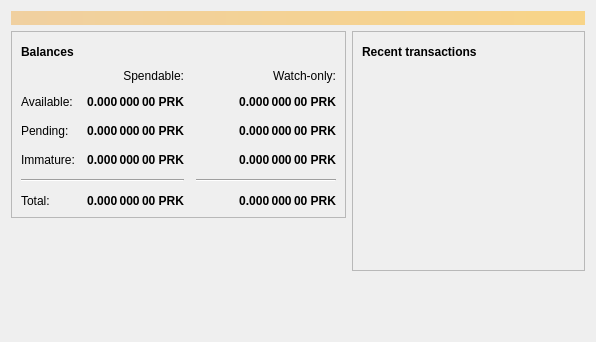
<?xml version="1.0" encoding="UTF-8"?>
<ui version="4.0">
 <class>OverviewPage</class>
 <widget class="QWidget" name="OverviewPage">
  <property name="geometry">
   <rect>
    <x>0</x>
    <y>0</y>
    <width>596</width>
    <height>342</height>
   </rect>
  </property>
  <property name="windowTitle">
   <string>Form</string>
  </property>
  <layout class="QVBoxLayout" name="topLayout">
   <item>
    <widget class="QLabel" name="labelAlerts">
     <property name="visible">
      <bool>false</bool>
     </property>
     <property name="styleSheet">
      <string notr="true">QLabel { background-color: qlineargradient(x1: 0, y1: 0, x2: 1, y2: 0, stop:0 #F0D0A0, stop:1 #F8D488); color:#000000; }</string>
     </property>
     <property name="wordWrap">
      <bool>true</bool>
     </property>
     <property name="margin">
      <number>3</number>
     </property>
     <property name="textInteractionFlags">
      <set>Qt::TextSelectableByMouse</set>
     </property>
    </widget>
   </item>
   <item>
    <layout class="QHBoxLayout" name="horizontalLayout" stretch="1,1">
     <item>
      <layout class="QVBoxLayout" name="verticalLayout_2">
       <item>
        <widget class="QFrame" name="frame">
         <property name="frameShape">
          <enum>QFrame::StyledPanel</enum>
         </property>
         <property name="frameShadow">
          <enum>QFrame::Raised</enum>
         </property>
         <layout class="QVBoxLayout" name="verticalLayout_4">
          <item>
           <layout class="QHBoxLayout" name="horizontalLayout_4">
            <item>
             <widget class="QLabel" name="label_5">
              <property name="font">
               <font>
                <weight>75</weight>
                <bold>true</bold>
               </font>
              </property>
              <property name="text">
               <string>Balances</string>
              </property>
             </widget>
            </item>
            <item>
             <widget class="QPushButton" name="labelWalletStatus">
              <property name="enabled">
               <bool>true</bool>
              </property>
              <property name="maximumSize">
               <size>
                <width>30</width>
                <height>16777215</height>
               </size>
              </property>
              <property name="toolTip">
               <string>The displayed information may be out of date. Your wallet automatically synchronizes with the Perakcoin network after a connection is established, but this process has not completed yet.</string>
              </property>
              <property name="text">
               <string/>
              </property>
              <property name="icon">
               <iconset resource="../bitcoin.qrc">
                <normaloff>:/icons/warning</normaloff>
                <disabledoff>:/icons/warning</disabledoff>:/icons/warning</iconset>
              </property>
              <property name="iconSize">
               <size>
                <width>24</width>
                <height>24</height>
               </size>
              </property>
              <property name="flat">
               <bool>true</bool>
              </property>
             </widget>
            </item>
            <item>
             <spacer name="horizontalSpacer_3">
              <property name="orientation">
               <enum>Qt::Horizontal</enum>
              </property>
              <property name="sizeHint" stdset="0">
               <size>
                <width>40</width>
                <height>20</height>
               </size>
              </property>
             </spacer>
            </item>
           </layout>
          </item>
          <item>
           <layout class="QGridLayout" name="gridLayout">
            <property name="spacing">
             <number>12</number>
            </property>
            <item row="2" column="2">
             <widget class="QLabel" name="labelWatchPending">
              <property name="font">
               <font>
                <weight>75</weight>
                <bold>true</bold>
               </font>
              </property>
              <property name="cursor">
               <cursorShape>IBeamCursor</cursorShape>
              </property>
              <property name="toolTip">
               <string>Unconfirmed transactions to watch-only addresses</string>
              </property>
              <property name="text">
               <string notr="true">0.000 000 00 PRK</string>
              </property>
              <property name="alignment">
               <set>Qt::AlignRight|Qt::AlignTrailing|Qt::AlignVCenter</set>
              </property>
              <property name="textInteractionFlags">
               <set>Qt::LinksAccessibleByMouse|Qt::TextSelectableByKeyboard|Qt::TextSelectableByMouse</set>
              </property>
             </widget>
            </item>
            <item row="2" column="1">
             <widget class="QLabel" name="labelUnconfirmed">
              <property name="font">
               <font>
                <weight>75</weight>
                <bold>true</bold>
               </font>
              </property>
              <property name="cursor">
               <cursorShape>IBeamCursor</cursorShape>
              </property>
              <property name="toolTip">
               <string>Total of transactions that have yet to be confirmed, and do not yet count toward the spendable balance</string>
              </property>
              <property name="text">
               <string notr="true">0.000 000 00 PRK</string>
              </property>
              <property name="alignment">
               <set>Qt::AlignRight|Qt::AlignTrailing|Qt::AlignVCenter</set>
              </property>
              <property name="textInteractionFlags">
               <set>Qt::LinksAccessibleByMouse|Qt::TextSelectableByKeyboard|Qt::TextSelectableByMouse</set>
              </property>
             </widget>
            </item>
            <item row="3" column="2">
             <widget class="QLabel" name="labelWatchImmature">
              <property name="font">
               <font>
                <weight>75</weight>
                <bold>true</bold>
               </font>
              </property>
              <property name="cursor">
               <cursorShape>IBeamCursor</cursorShape>
              </property>
              <property name="toolTip">
               <string>Mined balance in watch-only addresses that has not yet matured</string>
              </property>
              <property name="text">
               <string notr="true">0.000 000 00 PRK</string>
              </property>
              <property name="alignment">
               <set>Qt::AlignRight|Qt::AlignTrailing|Qt::AlignVCenter</set>
              </property>
              <property name="textInteractionFlags">
               <set>Qt::LinksAccessibleByMouse|Qt::TextSelectableByKeyboard|Qt::TextSelectableByMouse</set>
              </property>
             </widget>
            </item>
            <item row="4" column="0" colspan="2">
             <widget class="Line" name="line">
              <property name="orientation">
               <enum>Qt::Horizontal</enum>
              </property>
             </widget>
            </item>
            <item row="4" column="2">
             <widget class="Line" name="lineWatchBalance">
              <property name="sizePolicy">
               <sizepolicy hsizetype="Preferred" vsizetype="Fixed">
                <horstretch>0</horstretch>
                <verstretch>0</verstretch>
               </sizepolicy>
              </property>
              <property name="minimumSize">
               <size>
                <width>140</width>
                <height>0</height>
               </size>
              </property>
              <property name="orientation">
               <enum>Qt::Horizontal</enum>
              </property>
             </widget>
            </item>
            <item row="5" column="0">
             <widget class="QLabel" name="labelTotalText">
              <property name="text">
               <string>Total:</string>
              </property>
             </widget>
            </item>
            <item row="3" column="1">
             <widget class="QLabel" name="labelImmature">
              <property name="font">
               <font>
                <weight>75</weight>
                <bold>true</bold>
               </font>
              </property>
              <property name="cursor">
               <cursorShape>IBeamCursor</cursorShape>
              </property>
              <property name="toolTip">
               <string>Mined balance that has not yet matured</string>
              </property>
              <property name="text">
               <string notr="true">0.000 000 00 PRK</string>
              </property>
              <property name="alignment">
               <set>Qt::AlignRight|Qt::AlignTrailing|Qt::AlignVCenter</set>
              </property>
              <property name="textInteractionFlags">
               <set>Qt::LinksAccessibleByMouse|Qt::TextSelectableByKeyboard|Qt::TextSelectableByMouse</set>
              </property>
             </widget>
            </item>
            <item row="2" column="3">
             <spacer name="horizontalSpacer_2">
              <property name="orientation">
               <enum>Qt::Horizontal</enum>
              </property>
              <property name="sizeHint" stdset="0">
               <size>
                <width>40</width>
                <height>20</height>
               </size>
              </property>
             </spacer>
            </item>
            <item row="3" column="0">
             <widget class="QLabel" name="labelImmatureText">
              <property name="text">
               <string>Immature:</string>
              </property>
             </widget>
            </item>
            <item row="5" column="1">
             <widget class="QLabel" name="labelTotal">
              <property name="font">
               <font>
                <weight>75</weight>
                <bold>true</bold>
               </font>
              </property>
              <property name="cursor">
               <cursorShape>IBeamCursor</cursorShape>
              </property>
              <property name="toolTip">
               <string>Your current total balance</string>
              </property>
              <property name="text">
               <string notr="true">0.000 000 00 PRK</string>
              </property>
              <property name="alignment">
               <set>Qt::AlignRight|Qt::AlignTrailing|Qt::AlignVCenter</set>
              </property>
              <property name="textInteractionFlags">
               <set>Qt::LinksAccessibleByMouse|Qt::TextSelectableByKeyboard|Qt::TextSelectableByMouse</set>
              </property>
             </widget>
            </item>
            <item row="5" column="2">
             <widget class="QLabel" name="labelWatchTotal">
              <property name="font">
               <font>
                <weight>75</weight>
                <bold>true</bold>
               </font>
              </property>
              <property name="cursor">
               <cursorShape>IBeamCursor</cursorShape>
              </property>
              <property name="toolTip">
               <string>Current total balance in watch-only addresses</string>
              </property>
              <property name="text">
               <string notr="true">0.000 000 00 PRK</string>
              </property>
              <property name="alignment">
               <set>Qt::AlignRight|Qt::AlignTrailing|Qt::AlignVCenter</set>
              </property>
              <property name="textInteractionFlags">
               <set>Qt::LinksAccessibleByMouse|Qt::TextSelectableByKeyboard|Qt::TextSelectableByMouse</set>
              </property>
             </widget>
            </item>
            <item row="0" column="2">
             <widget class="QLabel" name="labelWatchonly">
              <property name="text">
               <string>Watch-only:</string>
              </property>
              <property name="alignment">
               <set>Qt::AlignRight|Qt::AlignTrailing|Qt::AlignVCenter</set>
              </property>
             </widget>
            </item>
            <item row="1" column="0">
             <widget class="QLabel" name="labelBalanceText">
              <property name="text">
               <string>Available:</string>
              </property>
             </widget>
            </item>
            <item row="1" column="1">
             <widget class="QLabel" name="labelBalance">
              <property name="font">
               <font>
                <weight>75</weight>
                <bold>true</bold>
               </font>
              </property>
              <property name="cursor">
               <cursorShape>IBeamCursor</cursorShape>
              </property>
              <property name="toolTip">
               <string>Your current spendable balance</string>
              </property>
              <property name="text">
               <string notr="true">0.000 000 00 PRK</string>
              </property>
              <property name="alignment">
               <set>Qt::AlignRight|Qt::AlignTrailing|Qt::AlignVCenter</set>
              </property>
              <property name="textInteractionFlags">
               <set>Qt::LinksAccessibleByMouse|Qt::TextSelectableByKeyboard|Qt::TextSelectableByMouse</set>
              </property>
             </widget>
            </item>
            <item row="1" column="2">
             <widget class="QLabel" name="labelWatchAvailable">
              <property name="font">
               <font>
                <weight>75</weight>
                <bold>true</bold>
               </font>
              </property>
              <property name="cursor">
               <cursorShape>IBeamCursor</cursorShape>
              </property>
              <property name="toolTip">
               <string>Your current balance in watch-only addresses</string>
              </property>
              <property name="text">
               <string notr="true">0.000 000 00 PRK</string>
              </property>
              <property name="alignment">
               <set>Qt::AlignRight|Qt::AlignTrailing|Qt::AlignVCenter</set>
              </property>
              <property name="textInteractionFlags">
               <set>Qt::LinksAccessibleByMouse|Qt::TextSelectableByKeyboard|Qt::TextSelectableByMouse</set>
              </property>
             </widget>
            </item>
            <item row="2" column="0">
             <widget class="QLabel" name="labelPendingText">
              <property name="text">
               <string>Pending:</string>
              </property>
             </widget>
            </item>
            <item row="0" column="1">
             <widget class="QLabel" name="labelSpendable">
              <property name="text">
               <string>Spendable:</string>
              </property>
              <property name="alignment">
               <set>Qt::AlignRight|Qt::AlignTrailing|Qt::AlignVCenter</set>
              </property>
             </widget>
            </item>
           </layout>
          </item>
         </layout>
        </widget>
       </item>
       <item>
        <spacer name="verticalSpacer">
         <property name="orientation">
          <enum>Qt::Vertical</enum>
         </property>
         <property name="sizeHint" stdset="0">
          <size>
           <width>20</width>
           <height>40</height>
          </size>
         </property>
        </spacer>
       </item>
      </layout>
     </item>
     <item>
      <layout class="QVBoxLayout" name="verticalLayout_3">
       <item>
        <widget class="QFrame" name="frame_2">
         <property name="frameShape">
          <enum>QFrame::StyledPanel</enum>
         </property>
         <property name="frameShadow">
          <enum>QFrame::Raised</enum>
         </property>
         <layout class="QVBoxLayout" name="verticalLayout">
          <item>
           <layout class="QHBoxLayout" name="horizontalLayout_2">
            <item>
             <widget class="QLabel" name="label_4">
              <property name="font">
               <font>
                <weight>75</weight>
                <bold>true</bold>
               </font>
              </property>
              <property name="text">
               <string>Recent transactions</string>
              </property>
             </widget>
            </item>
            <item>
             <widget class="QPushButton" name="labelTransactionsStatus">
              <property name="enabled">
               <bool>true</bool>
              </property>
              <property name="maximumSize">
               <size>
                <width>30</width>
                <height>16777215</height>
               </size>
              </property>
              <property name="toolTip">
               <string>The displayed information may be out of date. Your wallet automatically synchronizes with the Perakcoin network after a connection is established, but this process has not completed yet.</string>
              </property>
              <property name="text">
               <string/>
              </property>
              <property name="icon">
               <iconset resource="../bitcoin.qrc">
                <normaloff>:/icons/warning</normaloff>
                <disabledoff>:/icons/warning</disabledoff>:/icons/warning</iconset>
              </property>
              <property name="iconSize">
               <size>
                <width>24</width>
                <height>24</height>
               </size>
              </property>
              <property name="flat">
               <bool>true</bool>
              </property>
             </widget>
            </item>
            <item>
             <spacer name="horizontalSpacer">
              <property name="orientation">
               <enum>Qt::Horizontal</enum>
              </property>
              <property name="sizeHint" stdset="0">
               <size>
                <width>40</width>
                <height>20</height>
               </size>
              </property>
             </spacer>
            </item>
           </layout>
          </item>
          <item>
           <widget class="QListView" name="listTransactions">
            <property name="styleSheet">
             <string notr="true">QListView { background: transparent; }</string>
            </property>
            <property name="frameShape">
             <enum>QFrame::NoFrame</enum>
            </property>
            <property name="verticalScrollBarPolicy">
             <enum>Qt::ScrollBarAlwaysOff</enum>
            </property>
            <property name="horizontalScrollBarPolicy">
             <enum>Qt::ScrollBarAlwaysOff</enum>
            </property>
            <property name="selectionMode">
             <enum>QAbstractItemView::NoSelection</enum>
            </property>
           </widget>
          </item>
         </layout>
        </widget>
       </item>
       <item>
        <spacer name="verticalSpacer_2">
         <property name="orientation">
          <enum>Qt::Vertical</enum>
         </property>
         <property name="sizeHint" stdset="0">
          <size>
           <width>20</width>
           <height>40</height>
          </size>
         </property>
        </spacer>
       </item>
      </layout>
     </item>
    </layout>
   </item>
  </layout>
 </widget>
 <resources/>
 <connections/>
</ui>
